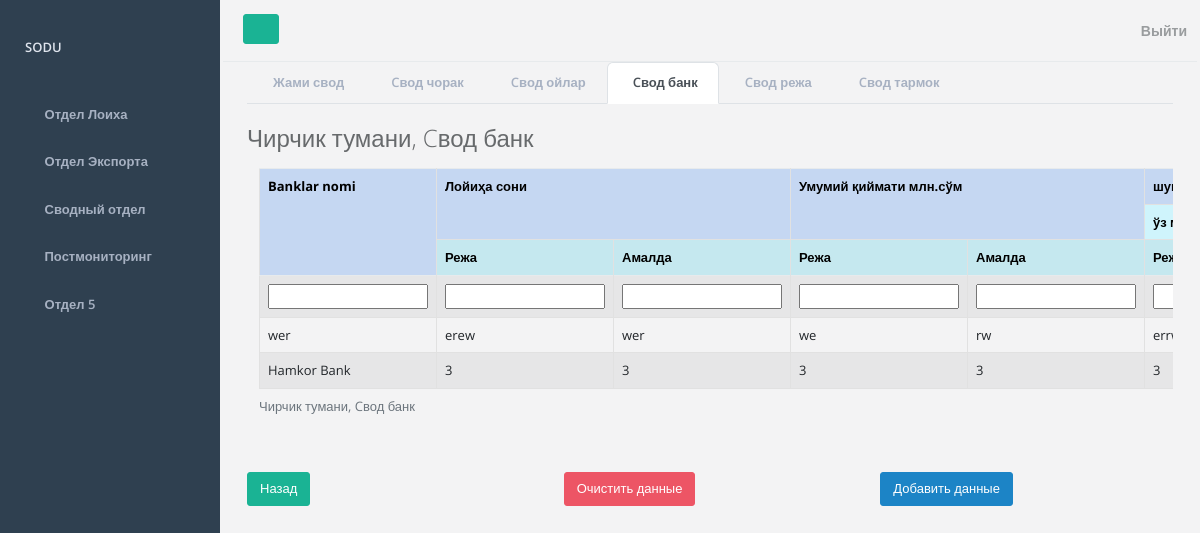
Before: /form/bank (signed in) with the older database file.
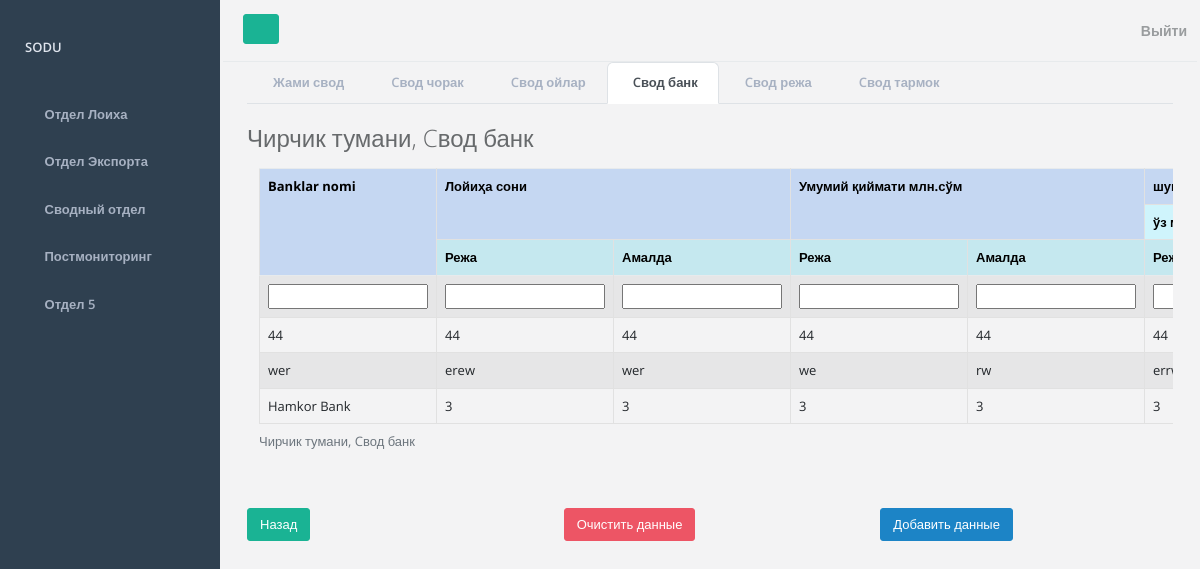
After: the same page with the newer database file.
### mainapp/models.py (models this page shows, shortened)
class CustomUser(AbstractUser):
    district = models.ForeignKey(District, on_delete=models.PROTECT, blank=True, null=True)
    class Meta:
        verbose_name = 'Пользователь'
        verbose_name_plural = 'Пользователи'

class District(models.Model):
    id = models.AutoField(primary_key=True)
    district = models.CharField(max_length=50, verbose_name="Район", blank=True, null=True)
    def __str__(self):
        return self.district
    class Meta:
        verbose_name = 'Район'
        verbose_name_plural = 'Районы'

class BankVault(models.Model):
    district = models.ForeignKey(District, on_delete=models.PROTECT, verbose_name="Район")
    bank_name = models.CharField(max_length=255, default="", verbose_name='Banklar nomi')
    loiha_soni_reja = models.CharField(max_length=255, verbose_name='Режа')
    loiha_soni_amalda = models.CharField(max_length=255, verbose_name='Амалда')
    umumiy_kiymati_reja = models.CharField(max_length=255, verbose_name='Режа')
    umumiy_kiymati_amalda = models.CharField(max_length=255, verbose_name='Амалда')
    uz_mablag_reja = models.CharField(max_length=255, verbose_name='Режа')
    uz_mablag_amalda = models.CharField(max_length=255, verbose_name='Амалда')
    bank_kredit_reja = models.CharField(max_length=255, verbose_name='Режа')
    bank_kredit_amalda = models.CharField(max_length=255, verbose_name='Амалда')
    xorijiy_kredit_reja = models.CharField(max_length=255, verbose_name='Режа')
    xorijiy_kredit_amalda = models.CharField(max_length=255, verbose_name='Амалда')
    xorijiy_invest_reja = models.CharField(max_length=255, verbose_name='Режа')
    xorijiy_invest_amalda = models.CharField(max_length=255, verbose_name='Амалда')
    yangi_ish_reja = models.CharField(max_length=255, verbose_name='Режа')
    yangi_ish_amalda = models.CharField(max_length=255, verbose_name='Амалда')
    ishlab_chiqarish_reja = models.CharField(max_length=255, verbose_name='Режа')
    ishlab_chiqarish_amalda = models.CharField(max_length=255, verbose_name='Амалда')
    import_reja = models.CharField(max_length=255, verbose_name='Режа')
    import_amalda = models.CharField(max_length=255, verbose_name='Амалда')
    export_reja = models.CharField(max_length=255, verbose_name='Режа')
    export_amalda = models.CharField(max_length=255, verbose_name='Амалда')
    budget_reja = models.CharField(max_length=255, verbose_name='Режа')
    budget_amalda = models.CharField(max_length=255, verbose_name='Амалда')
    time_create = models.DateTimeField(auto_now_add=True, verbose_name="Дата создания записи")
    time_update = models.DateTimeField(auto_now=True, verbose_name="Дата обновления записи")
    is_published = models.BooleanField(default=True, verbose_name="Опубликовано")
    class Meta:
        verbose_name = 'Свод Банк'
        verbose_name_plural = 'Свод Банк'
        ordering = ['-time_create']

### mainapp/views.py (the view)
# urls.py: path('form/bank', add_data_table_bank, name='form_bank'),
def add_data_table_bank(request):
    return add_data_table_third_department(request, 'bank', TableBankForm, 'table_bank', 'Cвод банк')

### mainapp/forms.py
class TableBankForm(ModelForm):
    class Meta:
        model = BankVault
        fields = '__all__'
        exclude = ['district', 'is_published']

### mainapp/utils.py (called while the page is built)
def show_data_table(request, model):
    if request.user.is_authenticated:
        queryset = model.objects.filter(district=request.user.district)
    else:
        return None
    return queryset

def make_context_by_form(data, form, menu, page_obj):
    context = {
        'title': data,
        'form': form,
        'projects_department': menu,
        'page_obj': page_obj
    }
    return context

def paginate_page(request, table_data):
    if not table_data:
        return None                   # можно убрать потом
    paginator = Paginator(table_data, 3)
    page_number = request.GET.get('page')
    page_obj = paginator.get_page(page_number)
    return page_obj

### mainapp/views.py (called while the page is built)
@login_required
def add_data_table_third_department(request, model_name, model_form, redirect_url, page_title):
    model = third_department_models_dict.get(model_name, None)
    table_data = show_data_table(request, model)
    page_obj = paginate_page(request, table_data)
    if request.method == 'POST':
        form = model_form(request.POST)
        if form.is_valid():
            try:
                model.objects.create(**form.cleaned_data, district=request.user.district)
                return redirect(redirect_url)
            except:
                form.add_error(None, 'Ошибка добавления данных')
    else:
        form = model_form()
    context = make_context_by_form(page_title, form, third_department_tables_menu, page_obj)
    return render(request, f'mainapp/forms/third_departament/form_{model_name}.html', context)

### mainapp/templates/mainapp/forms/third_departament/form_bank.html (shortened to what this page needs)
{% extends 'mainapp/data_table/third_departament/bank.html' %}
{% block form %}
<div class="container">
    <form action="{% url 'form_bank'%}" method="post">
        <tr>
            {% include 'mainapp/forms/components/_form-fields.html' %}
        </tr>
        {% endblock %}
        {% block add_data %}
        {% include 'mainapp/forms/components/_add-info-button.html' %}
        {%endblock%}
{% block export_table %}
{% include 'mainapp/forms/components/_back-button.html' %}
{% endblock %}
{% block view_data%}
{% include 'mainapp/forms/components/_reset-button.html' %}
{% endblock %}

### mainapp/templates/mainapp/data_table/third_departament/bank.html (shortened to what this page needs)
{% extends 'mainapp/departments/projects_department.html' %}
{% block table %}
<h2 class="mb-3">
    {% include 'mainapp/data_table/components/table_title.html' %}
</h2>
<div class="container overflow-auto">
        <table class="table table-bordered table-striped">
        <caption>
            {% include 'mainapp/data_table/components/table_title.html' %}
        </caption>
        <tr>
            <th class="table-primary" rowspan="3">Banklar nomi</th>
            <th class="table-primary" colspan="2" rowspan="2">Лойиҳа сони</th>
            <th class="table-primary" colspan="2" rowspan="2">Умумий қиймати млн.сўм</th>
            <th class="table-primary" colspan="8">шундан</th>
        </tr>
        <tr>
            <th class="table-info" colspan="2"> ўз маблағлари млн.сўм</th>
        </tr>
        <tr>
            <th class="table-info">Режа</th>
            <th class="table-info">Амалда</th>
            <th class="table-info">Режа</th>
            <th class="table-info">Амалда</th>
            <th class="table-info">Режа</th>
        </tr>
        <tr>
            {% block form %}
            {% endblock %}
        </tr>
            {% for data in page_obj %}
        <tr>
            <td>{{ data.bank_name }}</td>
            <td>{{ data.loiha_soni_reja }}</td>
            <td>{{ data.loiha_soni_amalda }}</td>
            <td>{{ data.umumiy_kiymati_reja }}</td>
            <td>{{ data.umumiy_kiymati_amalda }}</td>
            <td>{{ data.uz_mablag_reja }}</td>
          </tr>
            {%endfor%}
    </table>
</div>
{% endblock %}

### mainapp/templates/mainapp/departments/projects_department.html
{% extends 'mainapp/base.html' %}
{% block tables %}
<ul class="nav nav-tabs">
    {% for table in projects_department %}
    <li class="nav-item">
        <a class="nav-link {% if table.table_name == title %}active{% endif %}"
           href="{% url table.url_data_table %}">
            {{ table.table_name }}
        </a>
    </li>
    {% endfor %}
</ul>
{% block table %}
{%endblock%}
{% endblock %}

### mainapp/templates/mainapp/base.html (shortened to what this page needs)
<!DOCTYPE html>
{% load static %}
<html lang="en">
<head>
    <link href="https://cdn.jsdelivr.net/npm/bootstrap@5.2.3/dist/css/bootstrap.min.css" rel="stylesheet"
>
    <link rel="stylesheet" href="{% static 'mainapp/css/font-awesome.min.css' %}">
    <link rel="stylesheet" href="{% static 'mainapp/css/main.css' %}">
</head>
<body>
<div id="wrapper">
    <nav class="navbar-default navbar-static-side" role="navigation">
        <div class="sidebar-collapse">
            <ul class="nav metismenu" id="side-menu">
                <li class="nav-header">
                    <div class="dropdown profile-element">
                        <a data-toggle="dropdown" class="dropdown-toggle" href="#">
                            <span class="block m-t-xs font-bold">{{ request.user.username|upper }}</span>
                        </a>
                    </div>
                </li>
                <li>
                    <a href="{% url 'department_projects' %}"
                    ><i class="fa fa-diamond"></i>
                        <span class="nav-label">Отдел Лоиха</span></a
                    >
                </li>
                <li>
                    <a href="{% url 'department_exports' %}">
                        <i class="fa fa-bar-chart-o"></i>
                        <span class="nav-label">Отдел Экспорта</span>
                    </a>
                </li>
                <li>
                    <a href="{% url 'department_3' %}"
                    ><i class="fa fa-pie-chart"></i>
                        <span class="nav-label">Сводный отдел</span>
                    </a>
                </li>
                <li>
                    <a href="{% url 'department_4' %}"
                    ><i class="fa fa-flask"></i>
                        <span class="nav-label">Постмониторинг</span></a
                    >
                </li>
                <li>
                    <a href="{% url 'department_5' %}">
                        <i class="fa fa-table"></i>
                        <span class="nav-label">Отдел 5</span></a>
                </li>
            </ul>
        </div>
    </nav>
    <div id="page-wrapper" class="gray-bg dashbard-1">
        <div class="row border-bottom">
            <nav
                    class="navbar navbar-static-top"
                    role="navigation"
                    style="margin-bottom: 0"
            >
                <div class="navbar-header">
                    <a
                            class="navbar-minimalize minimalize-styl-2 btn btn-primary"
                            href="#"
                    ><i class="fa fa-bars"></i>
                    </a>
                    <form
                            role="search"
                            class="navbar-form-custom"
                            action="search_results.html"
                    >
                    </form>
                </div>
                <ul class="nav navbar-top-links navbar-right">
                    <li>
                        {% include 'mainapp/header.html' %}
                    </li>
                </ul>
            </nav>
        </div>
        <div class="container">
            <div class="row">
                <div class="col-12">
                    {% block tables %}
                    {% endblock %}
                </div>
                {% if not 'week' in request.get_full_path and not 'filter/month' in request.get_full_path %}
                <div class="col">
                    {% block export_table %}
                    {% endblock %}
                </div>
                {% elif 'week' in request.get_full_path %}
                <div class="col">
                    {% block export_table_week %}
                    {% endblock %}
                </div>
                {% elif 'filter/month' in request.get_full_path %}
                <div class="col">
                    {% block export_table_month %}
                    {% endblock %}
                </div>
                {% endif %}
                <div class="col">
                    {% block view_data %}
                    {% endblock %}
                </div>
                <div class="col">
                    {% block add_data %}
                    {% endblock %}
                </div>
            </div>
        </div>
    </div>
</div>
</body>
</html>

### mainapp/templates/mainapp/header.html
                {% if request.user.is_authenticated %}
                <a href="{% url 'logout' %}">
                    Выйти
                </a>
                {% endif %}

### mainapp/templates/mainapp/data_table/components/table_title.html
{% if request.user.district != None %}
    {{ request.user.district }},
{% endif %}
{{ title }}

### mainapp/templates/mainapp/forms/components/_form-fields.html
{% for field in form %}
    <td>{{ field }}</td>
{% endfor %}

### mainapp/templates/mainapp/forms/components/_back-button.html
<a class="btn btn-primary mb-5" onclick="javascript:history.back(); return false;">Назад</a>

### mainapp/templates/mainapp/forms/components/_reset-button.html
<input class="btn btn-danger mb-5" type="reset" value="Очистить данные">

### mainapp/templates/mainapp/forms/components/_add-info-button.html
<input class="btn btn-success mb-5" type="submit" value="Добавить данные">

Changed rows visible on the page:
added BankVault: bank_name "44", loiha_soni_reja "44", loiha_soni_amalda "44", umumiy_kiymati_reja "44", umumiy_kiymati_amalda "44", uz_mablag_reja "44"
